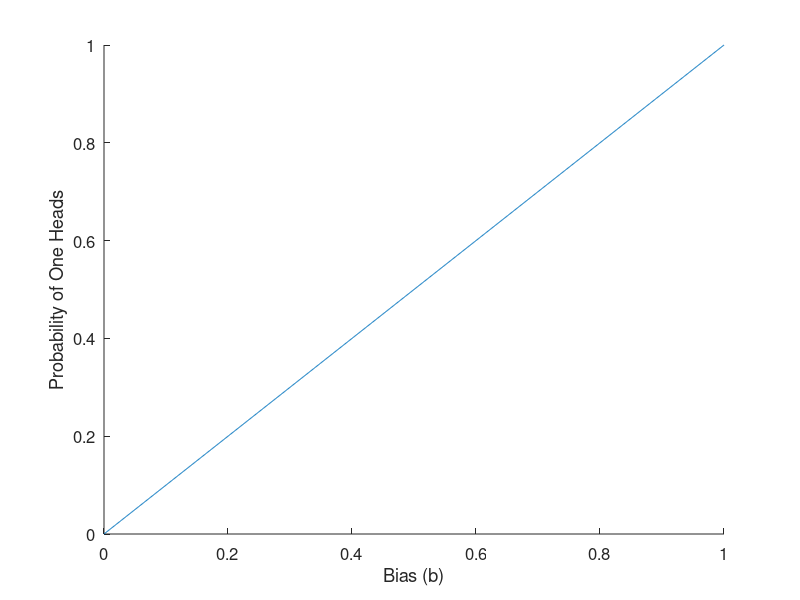
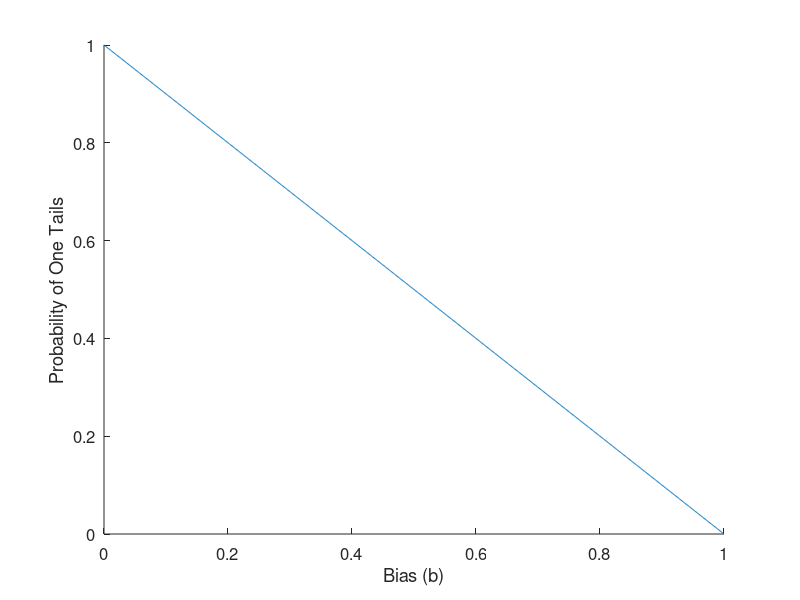
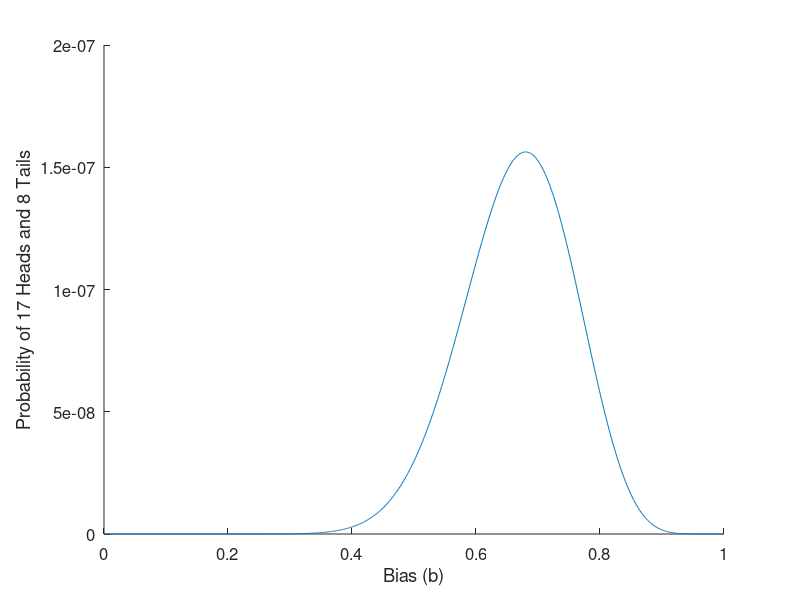
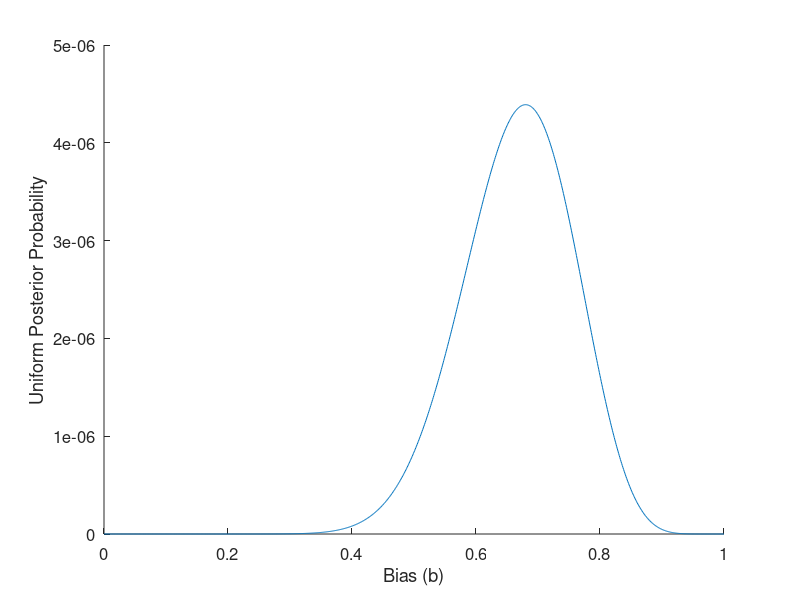

These charts were generated, in order, by the following MATLAB code:
clear

b = [0:0.001:1];
p_t = 1-b;
p_h = b;

figure(1); clf; hold on;
plot(b,p_h)
xlabel('Bias (b)')
ylabel('Probability of One Heads')
%xlim([0.5 0.8])
set(gca, 'fontsize', 12)
saveas(figure(1),'fig1_question1_A07_probability_one_head.pdf')

figure(1); clf; hold on;
plot(b,p_t)
xlabel('Bias (b)')
ylabel('Probability of One Tails')
%xlim([0.5 0.8])
set(gca, 'fontsize', 12)
saveas(figure(1),'fig2_question1_A07_probability_one_tail.pdf')

p_17h = b.^17;
p_8t = (1-b).^8;

p_17h_8t = p_17h.*p_8t;

figure(1); clf; hold on;
plot(b,p_17h_8t)
xlabel('Bias (b)')
ylabel('Probability of 17 Heads and 8 Tails')
%xlim([0.5 0.8])
set(gca, 'fontsize', 12)
saveas(figure(1),'fig3_question1_A07_probability_17_heads_8_tails.pdf')


uniform_posterior = (p_17h_8t.*(1/length(b)))./sum(p_17h_8t)

figure(1); clf; hold on;
plot(b,uniform_posterior)
xlabel('Bias (b)')
ylabel('Uniform Posterior Probability')
%xlim([0.5 0.8])
set(gca, 'fontsize', 12)
saveas(figure(1),'fig4_question1_A07_uniform_posterior.pdf')


h_b1 = [1:-0.002:0.002]
h_b2 = [0:0.002:1]


h_b3 = horzcat(h_b1,h_b2)

hermione_posterior = (p_17h_8t.*(h_b3))./sum(p_17h_8t)

figure(1); clf; hold on;
plot(b,h_b3)
xlabel('Bias (b)')
ylabel('Hermione Prior Probability')
%xlim([0.5 0.8])
set(gca, 'fontsize', 12)
saveas(figure(1),'fig5_question1_A07_hermione_prior.pdf')



figure(1); clf; hold on;
plot(b,hermione_posterior)
xlabel('Bias (b)')
ylabel('Hermione Posterior Probability')
%xlim([0.5 0.8])
set(gca, 'fontsize', 12)
saveas(figure(1),'fig6_question1_A07_hermione_posterior.pdf')








